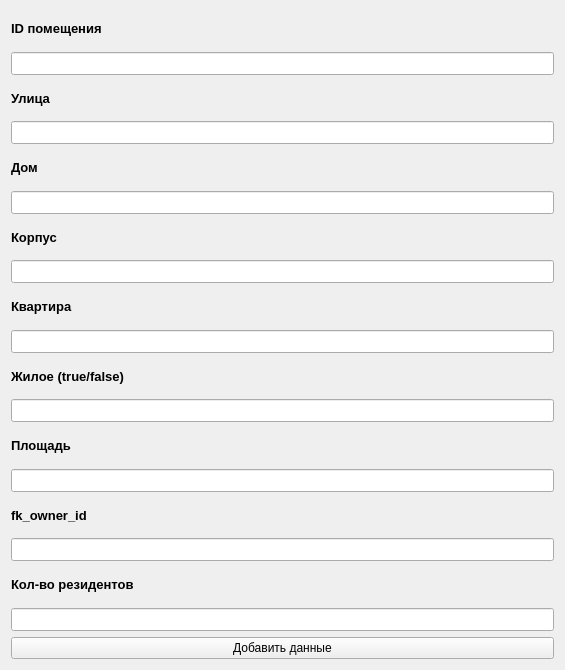
<?xml version="1.0" encoding="UTF-8"?>
<ui version="4.0">
 <class>add_apartment</class>
 <widget class="QWidget" name="add_apartment">
  <property name="geometry">
   <rect>
    <x>0</x>
    <y>0</y>
    <width>565</width>
    <height>670</height>
   </rect>
  </property>
  <property name="windowTitle">
   <string>Form</string>
  </property>
  <layout class="QGridLayout" name="gridLayout">
   <item row="1" column="0" colspan="2">
    <widget class="QLineEdit" name="id_appartment">
     <property name="font">
      <font>
       <pointsize>10</pointsize>
       <bold>true</bold>
      </font>
     </property>
    </widget>
   </item>
   <item row="4" column="0">
    <widget class="QLabel" name="label_3">
     <property name="font">
      <font>
       <pointsize>10</pointsize>
       <bold>true</bold>
      </font>
     </property>
     <property name="text">
      <string>Дом</string>
     </property>
    </widget>
   </item>
   <item row="6" column="0">
    <widget class="QLabel" name="label_4">
     <property name="font">
      <font>
       <pointsize>10</pointsize>
       <bold>true</bold>
      </font>
     </property>
     <property name="text">
      <string>Корпус</string>
     </property>
    </widget>
   </item>
   <item row="13" column="0" colspan="2">
    <widget class="QLineEdit" name="square">
     <property name="font">
      <font>
       <pointsize>10</pointsize>
       <bold>true</bold>
      </font>
     </property>
    </widget>
   </item>
   <item row="9" column="0" colspan="2">
    <widget class="QLineEdit" name="flat">
     <property name="font">
      <font>
       <pointsize>10</pointsize>
       <bold>true</bold>
      </font>
     </property>
    </widget>
   </item>
   <item row="8" column="0">
    <widget class="QLabel" name="label_5">
     <property name="font">
      <font>
       <pointsize>10</pointsize>
       <bold>true</bold>
      </font>
     </property>
     <property name="text">
      <string>Квартира</string>
     </property>
    </widget>
   </item>
   <item row="5" column="0" colspan="2">
    <widget class="QLineEdit" name="house">
     <property name="font">
      <font>
       <pointsize>10</pointsize>
       <bold>true</bold>
      </font>
     </property>
    </widget>
   </item>
   <item row="14" column="0">
    <widget class="QLabel" name="label_8">
     <property name="font">
      <font>
       <pointsize>10</pointsize>
       <bold>true</bold>
      </font>
     </property>
     <property name="text">
      <string>fk_owner_id</string>
     </property>
    </widget>
   </item>
   <item row="15" column="0" colspan="2">
    <widget class="QLineEdit" name="fk_owner_id">
     <property name="font">
      <font>
       <pointsize>10</pointsize>
       <bold>true</bold>
      </font>
     </property>
    </widget>
   </item>
   <item row="0" column="0">
    <widget class="QLabel" name="label">
     <property name="font">
      <font>
       <pointsize>10</pointsize>
       <bold>true</bold>
      </font>
     </property>
     <property name="text">
      <string>ID помещения</string>
     </property>
    </widget>
   </item>
   <item row="7" column="0" colspan="2">
    <widget class="QLineEdit" name="corpus">
     <property name="font">
      <font>
       <pointsize>10</pointsize>
       <bold>true</bold>
      </font>
     </property>
    </widget>
   </item>
   <item row="10" column="0" colspan="2">
    <widget class="QLabel" name="label_6">
     <property name="font">
      <font>
       <pointsize>10</pointsize>
       <bold>true</bold>
      </font>
     </property>
     <property name="text">
      <string>Жилое (true/false)</string>
     </property>
    </widget>
   </item>
   <item row="3" column="0" colspan="2">
    <widget class="QLineEdit" name="street">
     <property name="font">
      <font>
       <pointsize>10</pointsize>
       <bold>true</bold>
      </font>
     </property>
    </widget>
   </item>
   <item row="11" column="0" colspan="2">
    <widget class="QLineEdit" name="residental_or_no">
     <property name="font">
      <font>
       <pointsize>10</pointsize>
       <bold>true</bold>
      </font>
     </property>
    </widget>
   </item>
   <item row="2" column="0">
    <widget class="QLabel" name="label_2">
     <property name="font">
      <font>
       <pointsize>10</pointsize>
       <bold>true</bold>
      </font>
     </property>
     <property name="text">
      <string>Улица</string>
     </property>
    </widget>
   </item>
   <item row="16" column="0" colspan="2">
    <widget class="QLabel" name="label_9">
     <property name="font">
      <font>
       <pointsize>10</pointsize>
       <bold>true</bold>
      </font>
     </property>
     <property name="text">
      <string>Кол-во резидентов</string>
     </property>
    </widget>
   </item>
   <item row="17" column="0" colspan="2">
    <widget class="QLineEdit" name="residents">
     <property name="font">
      <font>
       <pointsize>10</pointsize>
       <bold>true</bold>
      </font>
     </property>
    </widget>
   </item>
   <item row="12" column="0" colspan="2">
    <widget class="QLabel" name="label_7">
     <property name="font">
      <font>
       <pointsize>10</pointsize>
       <bold>true</bold>
      </font>
     </property>
     <property name="text">
      <string>Площадь</string>
     </property>
    </widget>
   </item>
   <item row="18" column="0" colspan="2">
    <widget class="QPushButton" name="add_apartment_button">
     <property name="text">
      <string>Добавить данные</string>
     </property>
    </widget>
   </item>
  </layout>
 </widget>
 <resources/>
 <connections/>
</ui>
